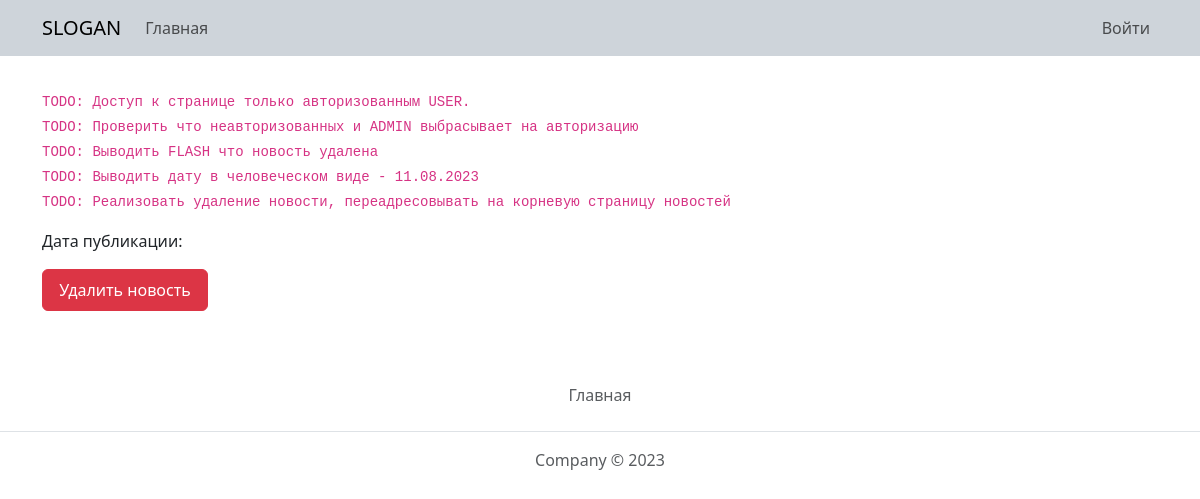
/news_post/6, run on an earlier commit of the app's database.
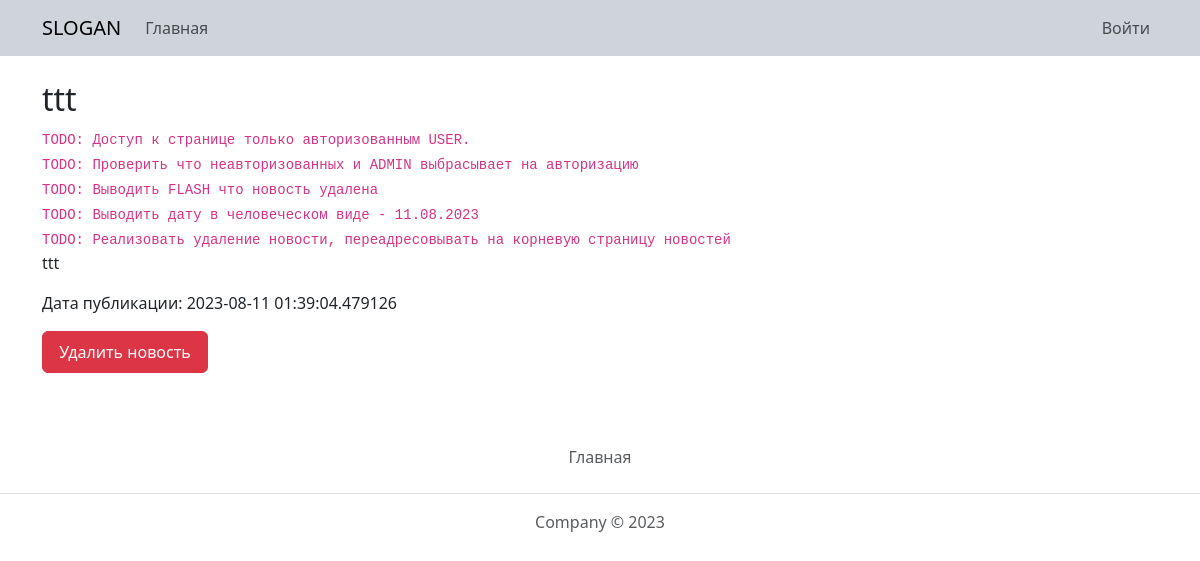
And on a later commit of the database.
### webapp/db.py (models this page shows)
class News(db.Model):
    id = db.Column(db.Integer, primary_key=True)
    zag = db.Column(db.String, nullable=False)
    description = db.Column(db.String, nullable=False)
    published_at = db.Column(db.DateTime, default=datetime.now)

### webapp/app.py (the view)
@app.route('/news_post/<int:id>')
def news_post(id):
    news = News.query.get(id)
    return render_template(
        'news_post.html',
        news=news,
    )

### webapp/templates/news_post.html
{% extends 'base.html' %}
{% block content %}
    <div class="container mt-4">
        <div class="row">
            <div class="col-12">
                <h2>{{ news.zag }}</h2>
                <code>TODO: Доступ к странице только авторизованным USER.</code><br>
                <code>TODO: Проверить что неавторизованных и ADMIN выбрасывает на авторизацию</code><br>
                <code>TODO: Выводить FLASH что новость удалена</code><br>
                <code>TODO: Выводить дату в человеческом виде - 11.08.2023</code><br>
                <code>TODO: Реализовать удаление новости, переадресовывать на корневую страницу новостей</code>
                <p>
                    {{ news.description }}
                </p>
                <p>
                    Дата публикации: {{ news.published_at }}
                </p>
            </div>
            <div class="col-2">
                <button class="btn btn-danger w-100 py-2" type="submit">Удалить новость</button>
            </div>
        </div>
    </div>
{% endblock %}

### webapp/templates/base.html (shortened to what this page needs)
<!doctype html>
<html lang="ru">
<head>
    <link href="{{ url_for('static', filename='css/bootstrap.min.css') }}" rel="stylesheet">
    <link href="{{ url_for('static', filename='css/custom.css') }}" rel="stylesheet">
</head>
<body>
<nav class="navbar navbar-expand-lg bg-dark-subtle">
    <div class="container">
        <a class="navbar-brand" href="/">SLOGAN</a>
        <div class="collapse navbar-collapse" id="navbars">
            <ul class="navbar-nav me-auto mb-2 mb-lg-0">
                <li class="nav-item">
                    <a class="nav-link {% if request.path == url_for('index') %}active{% endif %}"
                       href="{{ url_for('index') }}">Главная</a>
                </li>
            </ul>
            <ul class="navbar-nav">
                {% if current_user.is_authenticated %}
                    <li class="nav-item"><a href="{{ url_for('logout') }}" class="nav-link">Выйти</a></li>
                {% else %}
                    <li class="nav-item"><a href="{{ url_for('auth') }}" class="nav-link">Войти</a></li>
                {% endif %}
            </ul>
        </div>
    </div>
</nav>
{% block content %}
{% endblock %}
<footer class="py-3 my-4">
    <ul class="nav justify-content-center border-bottom pb-3 mb-3">
        <li class="nav-item">
            <a href="{{ url_for('index') }}" class="nav-link px-2 text-body-secondary">Главная</a>
        </li>
    </ul>
    <p class="text-center text-body-secondary">Company © 2023</p>
</footer>
</body>
</html>

What changed in the data, as far as the page shows it:
added News: zag "ttt", description "ttt", published_at "2023-08-11 01:39:04.479126"
